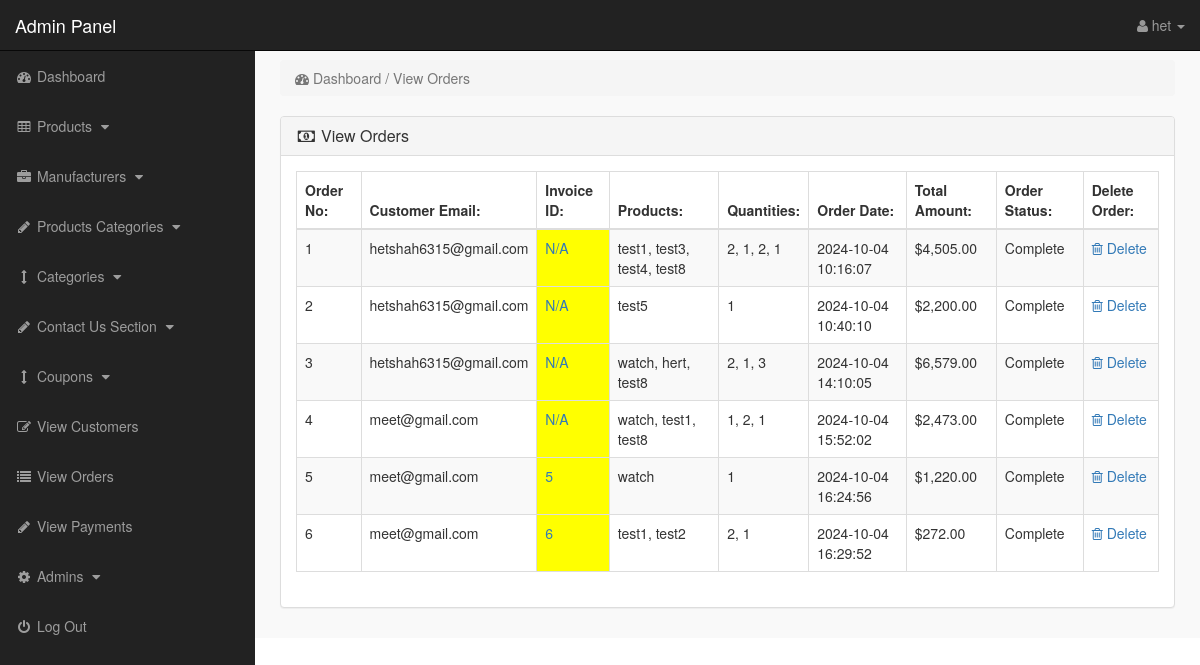
/admin/index.php?view_orders (signed in), run on the app's committed database.
### tables this page shows
CREATE TABLE `pending_orders` (
  `order_id` int(10) NOT NULL,
  `customer_id` int(10) NOT NULL,
  `invoice_number` int(10) NOT NULL,
  `product_id` text NOT NULL,
  `qty` int(10) NOT NULL,
  `p_price` text NOT NULL,
  `order_status` text NOT NULL,
  `order_total` decimal(10,2) DEFAULT NULL,
  `order_date` decimal(10,2) DEFAULT NULL,
  `payment_method` varchar(50) NOT NULL
);

CREATE TABLE `customers` (
  `customer_id` int(10) NOT NULL,
  `customer_name` varchar(255) NOT NULL,
  `customer_pass` int(11) NOT NULL,
  `customer_email` varchar(255) NOT NULL,
  `customer_country` text NOT NULL,
  `customer_city` text NOT NULL,
  `state` varchar(100) NOT NULL,
  `zip_code` varchar(20) NOT NULL,
  `customer_contact` varchar(255) NOT NULL,
  `phone_number` varchar(20) NOT NULL,
  `customer_address` text NOT NULL,
  `created_at` timestamp NOT NULL DEFAULT current_timestamp(),
  `updated_at` timestamp NOT NULL DEFAULT current_timestamp() ON UPDATE current_timestamp()
);

CREATE TABLE `customer_orders` (
  `order_id` int(10) NOT NULL,
  `invoice_id` int(11) DEFAULT NULL,
  `customer_id` int(10) NOT NULL,
  `due_amount` decimal(10,2) NOT NULL,
  `order_date` timestamp NOT NULL DEFAULT current_timestamp(),
  `order_status` varchar(255) NOT NULL DEFAULT 'Pending',
  `order_total` decimal(10,2) NOT NULL
);

### admin/view_orders.php (the view)
<?php
if (!isset($_SESSION['admin_email'])) {
    echo "<script>window.open('login.php','_self')</script>";
} else {
?>
<div class="row">
    <div class="col-lg-12">
        <ol class="breadcrumb">
            <li class="active">
                <i class="fa fa-dashboard"></i> Dashboard / View Orders
            </li>
        </ol>
    </div>
</div>
<div class="row">
    <div class="col-lg-12">
        <div class="panel panel-default">
            <div class="panel-heading">
                <h3 class="panel-title">
                    <i class="fa fa-money fa-fw"></i> View Orders
                </h3>
            </div>
            <div class="panel-body">
                <div class="table-responsive">
                    <table class="table table-bordered table-hover table-striped">
                        <thead>
                        <tr>
                            <th>Order No:</th>
                            <th>Customer Email:</th>
                            <th>Invoice ID:</th>
                            <th>Products:</th>
                            <th>Quantities:</th>
                            <th>Order Date:</th>
                            <th>Total Amount:</th>
                            <th>Order Status:</th>
                            <th>Delete Order:</th>
                        </tr>
                        </thead>
                        <tbody>
                        <?php
                        $i = 0;
                        $get_orders = "
                            SELECT
                                po.order_id, po.customer_id, po.order_status,
                                co.invoice_id, co.order_date,  -- Changed to invoice_id
                                c.customer_email,
                                GROUP_CONCAT(p.product_title SEPARATOR ', ') AS product_titles,
                                GROUP_CONCAT(oi.qty SEPARATOR ', ') AS quantities,
                                SUM(oi.qty * oi.price) AS total_amount
                            FROM pending_orders po
                            JOIN customer_orders co ON po.order_id = co.order_id
                            JOIN customers c ON po.customer_id = c.customer_id
                            JOIN order_items oi ON po.order_id = oi.order_id
                            JOIN products p ON oi.product_id = p.product_id
                            GROUP BY po.order_id
                        ";
                        $run_orders = mysqli_query($con, $get_orders);
                        while ($row_orders = mysqli_fetch_array($run_orders)) {
                            $i++;
                            $order_id = $row_orders['order_id'];
                            $customer_email = $row_orders['customer_email'];
                            $invoice_id = $row_orders['invoice_id'];
                            $product_titles = $row_orders['product_titles'];
                            $quantities = $row_orders['quantities'];
                            $order_date = $row_orders['order_date'];
                            $total_amount = $row_orders['total_amount'];
                            $order_status = $row_orders['order_status'];
                        ?>
                        <tr>
                            <td><?php echo $i; ?></td>
                            <td><?php echo $customer_email; ?></td>
                            <td bgcolor="yellow">
                                <a href="order_details.php?order_id=<?php echo $order_id; ?>">
                                    <?php echo ($invoice_id != '') ? $invoice_id : 'N/A'; ?>
                                </a>
                            </td>
                            <td><?php echo $product_titles; ?></td>
                            <td><?php echo $quantities; ?></td>
                            <td><?php echo $order_date; ?></td>
                            <td>$<?php echo number_format($total_amount, 2); ?></td>
                            <td>
                                <?php echo ($order_status == 'pending') ? 'Pending' : 'Complete'; ?>
                            </td>
                            <td>
                                <a href="index.php?order_delete=<?php echo $order_id; ?>">
                                    <i class="fa fa-trash-o"></i> Delete
                                </a>
                            </td>
                        </tr>
                        <?php } ?>
                        </tbody>
                    </table>
                </div>
            </div>
        </div>
    </div>
</div>
<?php } ?>

### admin/index.php (shortened to what this page needs)
<?php
include("includes/db.php");
if (!isset($_SESSION['admin_email'])) {
    echo "<script>window.open('../login.php','_self')</script>";
} else {
?>
    <?php
    $admin_session = $_SESSION['admin_email'];
    $get_admin = "select * from admins  where admin_email='$admin_session'";
    $run_admin = mysqli_query($con, $get_admin);
    $row_admin = mysqli_fetch_array($run_admin);
    $admin_name = $row_admin['admin_name'];
    ?>
    <!DOCTYPE html>
    <html>
    <head>
        <link href="css/bootstrap.min.css" rel="stylesheet">
        <link href="css/style.css" rel="stylesheet">
        <link href="font-awesome/css/font-awesome.min.css" rel="stylesheet">
    </head>
    <body>
        <div id="wrapper">
            <?php include("includes/sidebar.php"); ?>
            <div id="page-wrapper">
                <div class="container-fluid">
                    <?php
                    if (isset($_GET['view_orders'])) {
                        include("view_orders.php");
                    }
                    ?>
                </div>
            </div>
        </div>
    </body>
    </html>
<?php } ?>

### admin/includes/sidebar.php (shortened to what this page needs)
<?php
if (!isset($_SESSION['admin_email'])) {
    echo "<script>window.open('login.php','_self')</script>";
} else {
?>
    <nav class="navbar navbar-inverse navbar-fixed-top">
        <div class="navbar-header">
            <a class="navbar-brand" href="index.php?dashboard">Admin Panel</a>
        </div>
        <ul class="nav navbar-right top-nav">
            <li class="dropdown">
                <a href="#" class="dropdown-toggle" data-toggle="dropdown">
                    <i class="fa fa-user"></i>
                    <?php echo $admin_name; ?> <b class="caret"></b>
                </a>
            </li>
        </ul>
        <div class="collapse navbar-collapse navbar-ex1-collapse">
            <ul class="nav navbar-nav side-nav">
                <li>
                    <a href="index.php?dashboard">
                        <i class="fa fa-fw fa-dashboard"></i> Dashboard
                    </a>
                </li>
                <li>
                    <a href="#" data-toggle="collapse" data-target="#products">
                        <i class="fa fa-fw fa-table"></i> Products
                        <i class="fa fa-fw fa-caret-down"></i>
                    </a>
                </li>
                <li>
                    <a href="#" data-toggle="collapse" data-target="#manufacturers">
                        <i class="fa fa-fw fa-briefcase"></i> Manufacturers
                        <i class="fa fa-fw fa-caret-down"></i>
                    </a>
                </li>
                <li>
                    <a href="#" data-toggle="collapse" data-target="#p_cat">
                        <i class="fa fa-fw fa-pencil"></i> Products Categories
                        <i class="fa fa-fw fa-caret-down"></i>
                    </a>
                </li>
                <li>
                    <a href="#" data-toggle="collapse" data-target="#cat">
                        <i class="fa fa-fw fa-arrows-v"></i> Categories
                        <i class="fa fa-fw fa-caret-down"></i>
                    </a>
                </li>
                <li>
                    <a href="#" data-toggle="collapse" data-target="#contact_us">
                        <i class="fa fa-fw fa-pencil"> </i> Contact Us Section
                        <i class="fa fa-fw fa-caret-down"></i>
                    </a>
                </li>
                <li>
                    <a href="#" data-toggle="collapse" data-target="#coupons">
                        <i class="fa fa-fw fa-arrows-v"></i> Coupons
                        <i class="fa fa-fw fa-caret-down"></i>
                    </a>
                </li>
                <li>
                    <a href="index.php?view_customers">
                        <i class="fa fa-fw fa-edit"></i> View Customers
                    </a>
                </li>
                <li>
                    <a href="index.php?view_orders">
                        <i class="fa fa-fw fa-list"></i> View Orders
                    </a>
                </li>
                <li>
                    <a href="index.php?view_payments">
                        <i class="fa fa-fw fa-pencil"></i> View Payments
                    </a>
                </li>
                <li>
                    <a href="#" data-toggle="collapse" data-target="#users">
                        <i class="fa fa-fw fa-gear"></i> Admins
                        <i class="fa fa-fw fa-caret-down"></i>
                    </a>
                </li>
                <li>
                    <a href="logout.php">
                        <i class="fa fa-fw fa-power-off"></i> Log Out
                    </a>
                </li>
            </ul>
        </div>
    </nav>
<?php } ?>

### admin/css/style.css (style rules this page uses)
body { margin-top:100px; }
@media (min-width: 768px) { body { margin-top:50px; } }
#wrapper { padding-left:0; }
#page-wrapper { width:100%; padding:0; background-color:#F9F9F9; }
@media (min-width: 768px) { #wrapper { padding-left:255px; } }
@media (min-width: 768px) { #page-wrapper { padding:10px; } }
.top-nav { padding:0 15px; }
.top-nav>li { display:inline-block; float:left; }
.top-nav>li>a { padding-top:15px; padding-bottom:15px; line-height:20px; color:#999; }
@media (min-width: 768px) { .side-nav { position:fixed; top:51px; width:255px; border-radius:0; overflow-y:auto; background-color: #222; bottom:0; overflow-x:hidden; padding-bottom:40px; } }
@media (min-width: 768px) { .side-nav>li>a { width:255px; } }
.panel-body { border-radius:5px; }

### data on the page
pending_orders: customer.customer_email "hetshah6315@gmail.com", shows "N/A", product_titles "test1, test3, test4, test8", quantities "2, 1, 2, 1", customer_orders.order_date "2024-10-04 10:16:07", total_amount "4,505.00", order_status "Complete"
pending_orders: customer.customer_email "hetshah6315@gmail.com", shows "N/A", product_titles "test5", quantities "1", customer_orders.order_date "2024-10-04 10:40:10", total_amount "2,200.00", order_status "Complete"
pending_orders: customer.customer_email "hetshah6315@gmail.com", shows "N/A", product_titles "watch, hert, test8", quantities "2, 1, 3", customer_orders.order_date "2024-10-04 14:10:05", total_amount "6,579.00", order_status "Complete"
pending_orders: customer.customer_email "meet@gmail.com", shows "N/A", product_titles "watch, test1, test8", quantities "1, 2, 1", customer_orders.order_date "2024-10-04 15:52:02", total_amount "2,473.00", order_status "Complete"
pending_orders: customer.customer_email "meet@gmail.com", customer_orders.invoice_id "5", product_titles "watch", quantities "1", customer_orders.order_date "2024-10-04 16:24:56", total_amount "1,220.00", order_status "Complete"
pending_orders: customer.customer_email "meet@gmail.com", customer_orders.invoice_id "6", product_titles "test1, test2", quantities "2, 1", customer_orders.order_date "2024-10-04 16:29:52", total_amount "272.00", order_status "Complete"

### other printed values
$admin_name "het"
